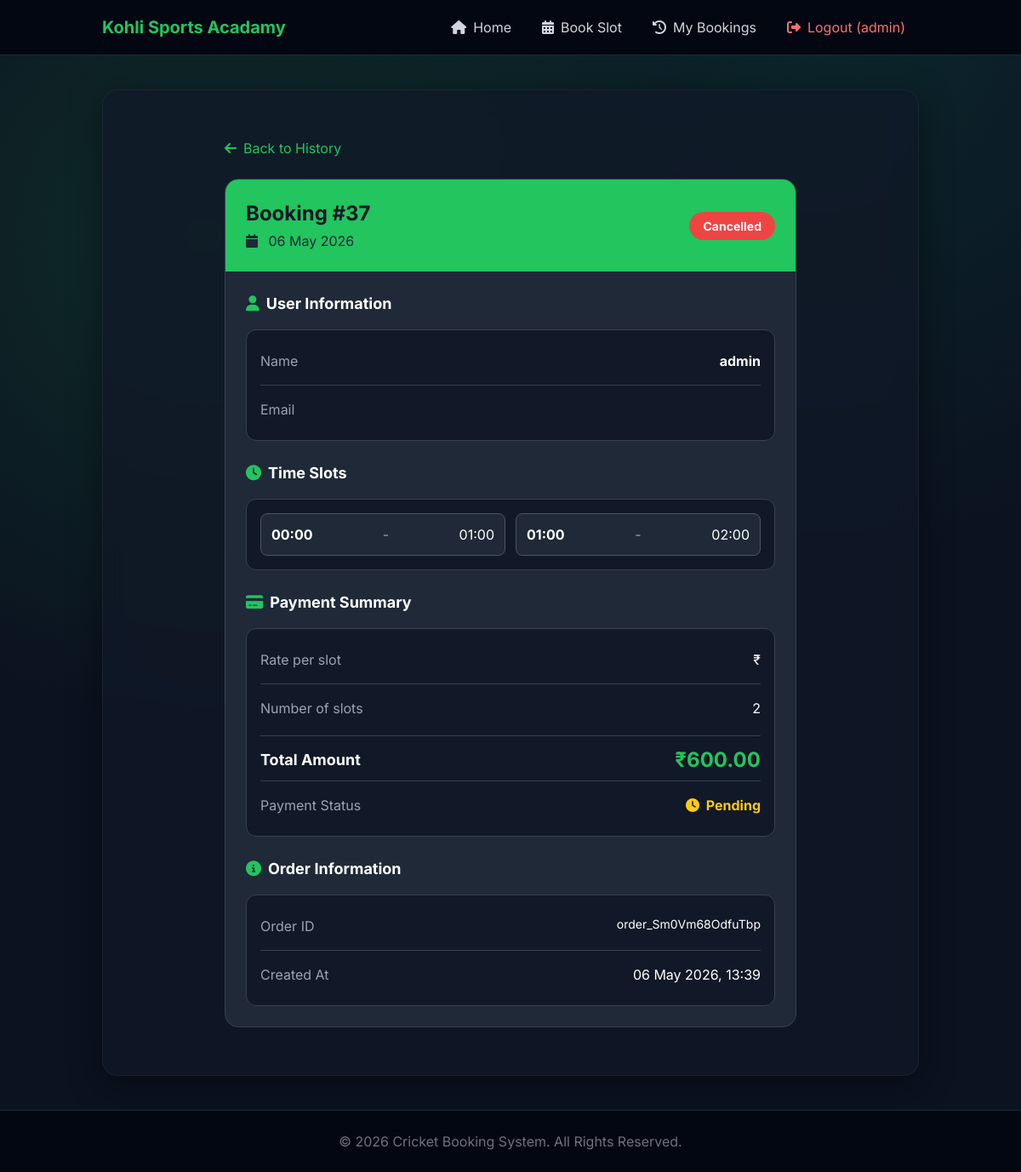
/booking/37/ (signed in), run on the app's committed database.
### booking/models.py (models this page shows, shortened)
class Booking(models.Model):
    BOOKING_STATUS_CHOICES = [
        ('pending', 'Pending'),
        ('confirmed', 'Confirmed'),
        ('completed', 'Completed'),
        ('cancelled', 'Cancelled'),
    ]
    user = models.ForeignKey(User, on_delete=models.CASCADE)
    date = models.DateField()
    slots = models.ManyToManyField(TimeSlot)
    amount_per_slot = models.DecimalField(
        max_digits=10,
        decimal_places=2,
        help_text="Amount per slot (admin can modify)"
    )
    total_amount = models.DecimalField(
        max_digits=10,
        decimal_places=2,
        blank=True,
        null=True
    )
    is_paid = models.BooleanField(default=False)
    status = models.CharField(max_length=20, choices=BOOKING_STATUS_CHOICES, default='pending')
    razorpay_order_id = models.CharField(max_length=200, blank=True)
    created_at = models.DateTimeField(auto_now_add=True)
    modified_start_time = models.TimeField(blank=True, null=True)
    modified_end_time = models.TimeField(blank=True, null=True)
    modification_reason = models.TextField(blank=True, help_text="Reason for timing modification")
    class Meta:
        ordering = ['-created_at']

class TimeSlot(models.Model):
    start_time = models.TimeField()
    end_time = models.TimeField()
    is_booked = models.BooleanField(default=False)
    isa = models.DecimalField(
        max_digits=10,
        decimal_places=2,
        blank=True,
        null=True,
        help_text="Custom amount for this specific slot (overrides default)"
    )

### booking/views.py (the view)
# urls.py: path('booking/<int:booking_id>/', views.booking_detail, name='booking_detail'),
@login_required
def booking_detail(request, booking_id):
    try:
        booking = Booking.objects.get(id=booking_id, user=request.user)
        return render(request, 'booking_detail.html', {'booking': booking})
    except Booking.DoesNotExist:
        return render(request, 'error.html', {'error': 'Booking not found'}, status=404)

### booking/templates/booking_detail.html (shortened to what this page needs)
{% extends 'base.html' %}
{% block content %}
<div class="py-8">
    <div class="max-w-2xl mx-auto">
        <a href="{% url 'history' %}" class="inline-flex items-center text-primary hover:text-green-400 mb-6 transition-colors">
            <i class="fas fa-arrow-left mr-2"></i>
            Back to History
        </a>
        <div class="bg-gray-800 rounded-2xl border border-gray-700 overflow-hidden">
            <div class="p-6 bg-gradient-to-r from-primary to-green-500">
                <div class="flex items-center justify-between">
                    <div>
                        <h2 class="text-2xl font-bold text-gray-900">Booking #{{ booking.id }}</h2>
                        <p class="text-gray-800 mt-1">
                            <i class="fas fa-calendar mr-2"></i>
                            {{ booking.date|date:"d M Y" }}
                        </p>
                    </div>
                    <div class="text-right">
                        <span class="px-4 py-2 rounded-full text-sm font-bold
                            {% if booking.status == 'completed' %}bg-green-500 text-white
                            {% elif booking.status == 'pending' %}bg-yellow-500 text-gray-900
                            {% else %}bg-red-500 text-white{% endif %}">
                            {{ booking.get_status_display }}
                        </span>
                    </div>
                </div>
            </div>
            <div class="p-6">
                <div class="mb-6">
                    <h5 class="text-lg font-bold text-white mb-4">
                        <i class="fas fa-user text-primary mr-2"></i>User Information
                    </h5>
                    <div class="p-4 rounded-xl bg-gray-900 border border-gray-700">
                        <div class="flex items-center justify-between py-2">
                            <span class="text-gray-400">Name</span>
                            <strong class="text-white">{{ booking.user.get_full_name|default:booking.user.username }}</strong>
                        </div>
                        <hr class="border-gray-700 my-2">
                        <div class="flex items-center justify-between py-2">
                            <span class="text-gray-400">Email</span>
                        </div>
                    </div>
                </div>
                <div class="mb-6">
                    <h5 class="text-lg font-bold text-white mb-4">
                        <i class="fas fa-clock text-primary mr-2"></i>Time Slots
                    </h5>
                    <div class="p-4 rounded-xl bg-gray-900 border border-gray-700">
                        <div class="grid grid-cols-2 gap-3">
                            {% for slot in booking.slots.all %}
                            <div class="flex items-center justify-between p-3 rounded-lg bg-gray-800 border border-gray-600">
                                <div class="font-bold text-white">{{ slot.start_time|time:"H:i" }}</div>
                                <div class="text-gray-400">-</div>
                                <div class="text-white">{{ slot.end_time|time:"H:i" }}</div>
                            </div>
                            {% empty %}
                            <p class="text-gray-400">No slots selected</p>
                            {% endfor %}
                        </div>
                    </div>
                </div>
                <div class="mb-6">
                    <h5 class="text-lg font-bold text-white mb-4">
                        <i class="fas fa-credit-card text-primary mr-2"></i>Payment Summary
                    </h5>
                    <div class="p-4 rounded-xl bg-gray-900 border border-gray-700">
                        <div class="flex justify-between py-2">
                            <span class="text-gray-400">Rate per slot</span>
                            <span class="text-white">₹{{ booking.amount }}</span>
                        </div>
                        <hr class="border-gray-700 my-2">
                        <div class="flex justify-between py-2">
                            <span class="text-gray-400">Number of slots</span>
                            <span class="text-white">{{ booking.slots.count }}</span>
                        </div>
                        <hr class="border-gray-700 my-3">
                        <div class="flex justify-between items-center">
                            <span class="font-bold text-lg text-white">Total Amount</span>
                            <span class="text-2xl font-bold text-primary">₹{{ booking.total_amount }}</span>
                        </div>
                        <hr class="border-gray-700 my-2">
                        <div class="flex justify-between py-2">
                            <span class="text-gray-400">Payment Status</span>
                            <span class="{% if booking.is_paid %}text-green-400{% else %}text-yellow-400{% endif %} font-bold">
                                {% if booking.is_paid %}<i class="fas fa-check-circle mr-1"></i> Paid{% else %}<i class="fas fa-clock mr-1"></i> Pending{% endif %}
                            </span>
                        </div>
                    </div>
                </div>
                <div>
                    <h5 class="text-lg font-bold text-white mb-4">
                        <i class="fas fa-info-circle text-primary mr-2"></i>Order Information
                    </h5>
                    <div class="p-4 rounded-xl bg-gray-900 border border-gray-700">
                        <div class="flex justify-between py-2">
                            <span class="text-gray-400">Order ID</span>
                            <span class="text-white text-sm">{{ booking.razorpay_order_id|default:"N/A" }}</span>
                        </div>
                        <hr class="border-gray-700 my-2">
                        <div class="flex justify-between py-2">
                            <span class="text-gray-400">Created At</span>
                            <span class="text-white">{{ booking.created_at|date:"d M Y, H:i" }}</span>
                        </div>
                    </div>
                </div>
            </div>
        </div>
    </div>
</div>
{% endblock %}

### booking/templates/base.html (shortened to what this page needs)
 <!DOCTYPE html>
{% load static %}
<html lang="en">
<head>
    <script src="https://cdn.tailwindcss.com"></script>
    <link href="https://cdnjs.cloudflare.com/ajax/libs/font-awesome/6.6.0/css/all.min.css" rel="stylesheet">
    <link href="{% static 'booking/modern-ui.css' %}" rel="stylesheet">
    <link rel="stylesheet" href="{% static 'booking/admin.css' %}">
</head>
<body class="flex flex-col min-h-screen bg-gray-900 text-gray-300">
    <nav class="sticky top-0 z-50 bg-gray-950 border-b border-gray-800">
        <div class="container mx-auto px-4 sm:px-6 lg:px-8">
            <div class="flex items-center justify-between h-16">
                <a href="{% url 'home' %}" class="flex items-center">
                    <span class="text-xl font-bold text-primary hidden sm:block">Kohli Sports Acadamy</span>
                </a>
                <div class="hidden md:flex items-center gap-1">
                    {% if user.is_authenticated %}
                        <a href="{% url 'landing_home' %}" class="px-4 py-2 rounded-lg hover:bg-gray-800 hover:text-primary transition-all">
                            <i class="fas fa-house mr-2"></i>Home
                        </a>
                        <a href="{% url 'home' %}" class="px-4 py-2 rounded-lg hover:bg-gray-800 hover:text-primary transition-all">
                            <i class="fas fa-calendar-alt mr-2"></i>Book Slot
                        </a>
                        <a href="{% url 'history' %}" class="px-4 py-2 rounded-lg hover:bg-gray-800 hover:text-primary transition-all">
                            <i class="fas fa-history mr-2"></i>My Bookings
                        </a>
                        <a href="{% url 'logout' %}" class="px-4 py-2 rounded-lg hover:bg-gray-800 hover:text-red-500 transition-all text-red-400">
                            <i class="fas fa-sign-out-alt mr-2"></i>Logout ({{ user.username }})
                        </a>
                    {% endif %}
                </div>
            </div>
        </div>
    </nav>
    <main class="flex-grow container mx-auto px-4 sm:px-6 lg:px-8 py-6 lg:py-10">
        <div class="app-page-surface">
            {% block content %}{% endblock %}
        </div>
    </main>
    <footer class="mt-auto py-6 border-t border-gray-800 bg-gray-950">
        <div class="container mx-auto px-4 text-center">
            <p class="text-gray-500">&copy; 2026 Cricket Booking System. All Rights Reserved.</p>
        </div>
    </footer>
</body>
</html>

### booking/static/booking/modern-ui.css (style rules this page uses)
:root { --primary: #22c55e; --primary-dark: #16a34a; --bg-main: #0b1220; --bg-section: #111827; --card-bg: #ffffff; --text-dark: #0f172a; --text-light: #64748b; }
body { font-family: 'Inter', sans-serif; }
.container { max-width: 1280px; }

### booking/templates/base.html (style rules this page uses)
.app-page-surface { background: rgba(17, 24, 39, 0.75); backdrop-filter: blur(14px); border-radius: 18px; padding: 24px; border: 1px solid rgba(255,255,255,0.05); box-shadow: 0 10px 40px rgba(0,0,0,0.4); }
nav { backdrop-filter: blur(10px); background: rgba(2, 6, 23, 0.75); }
button, a { transition: all 0.25s ease; }
footer { backdrop-filter: blur(8px); }

### data on the page
Booking: id "37", date "06 May 2026", status "Cancelled", user.get_full_name "admin", slots.count "2", total_amount "600.00", razorpay_order_id "order_Sm0Vm68OdfuTbp", created_at "06 May 2026, 13:39"
TimeSlot: start_time "00:00", end_time "01:00"
TimeSlot: start_time "01:00", end_time "02:00"

### other printed values
{{ user.username }} "admin"
